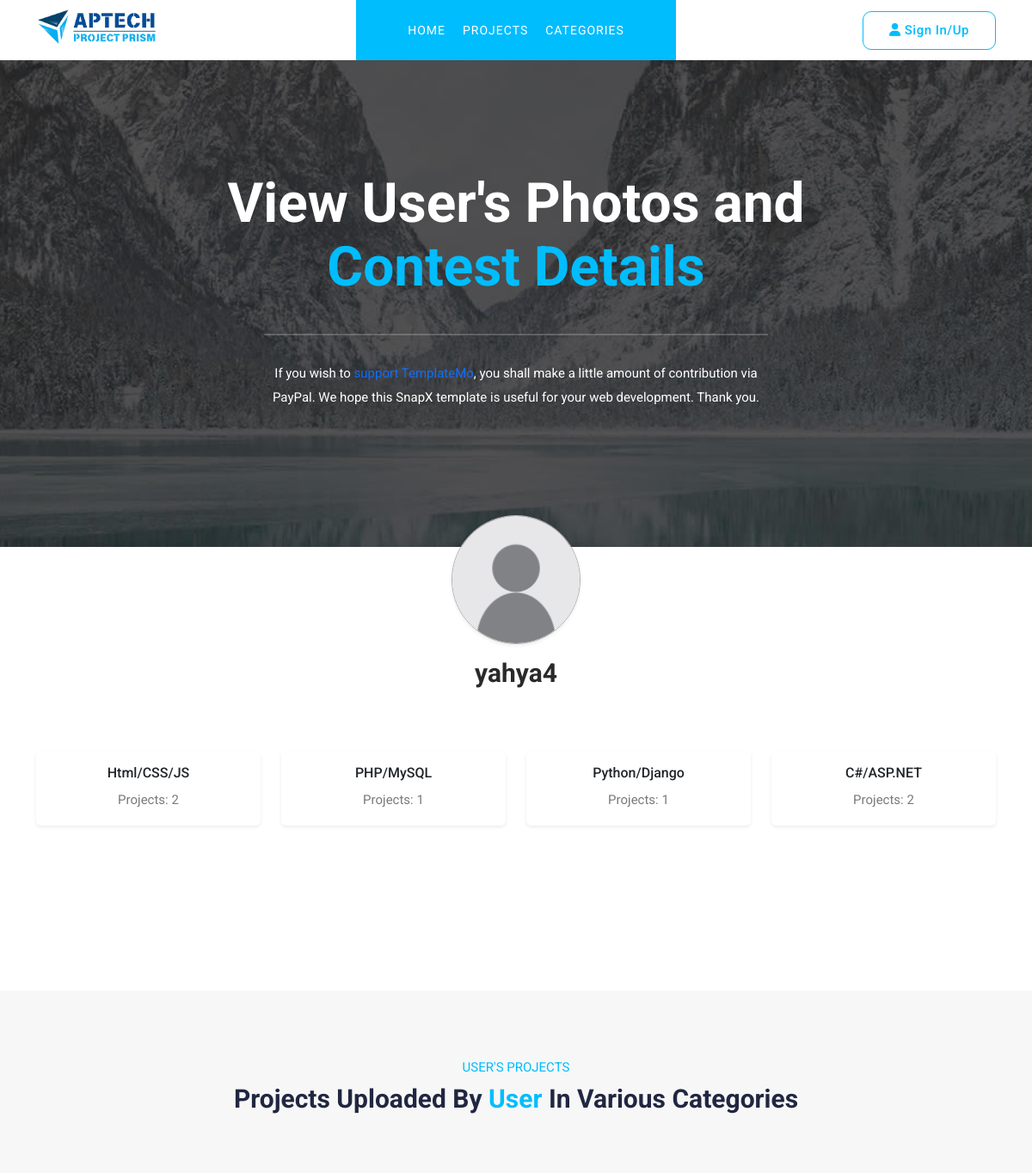
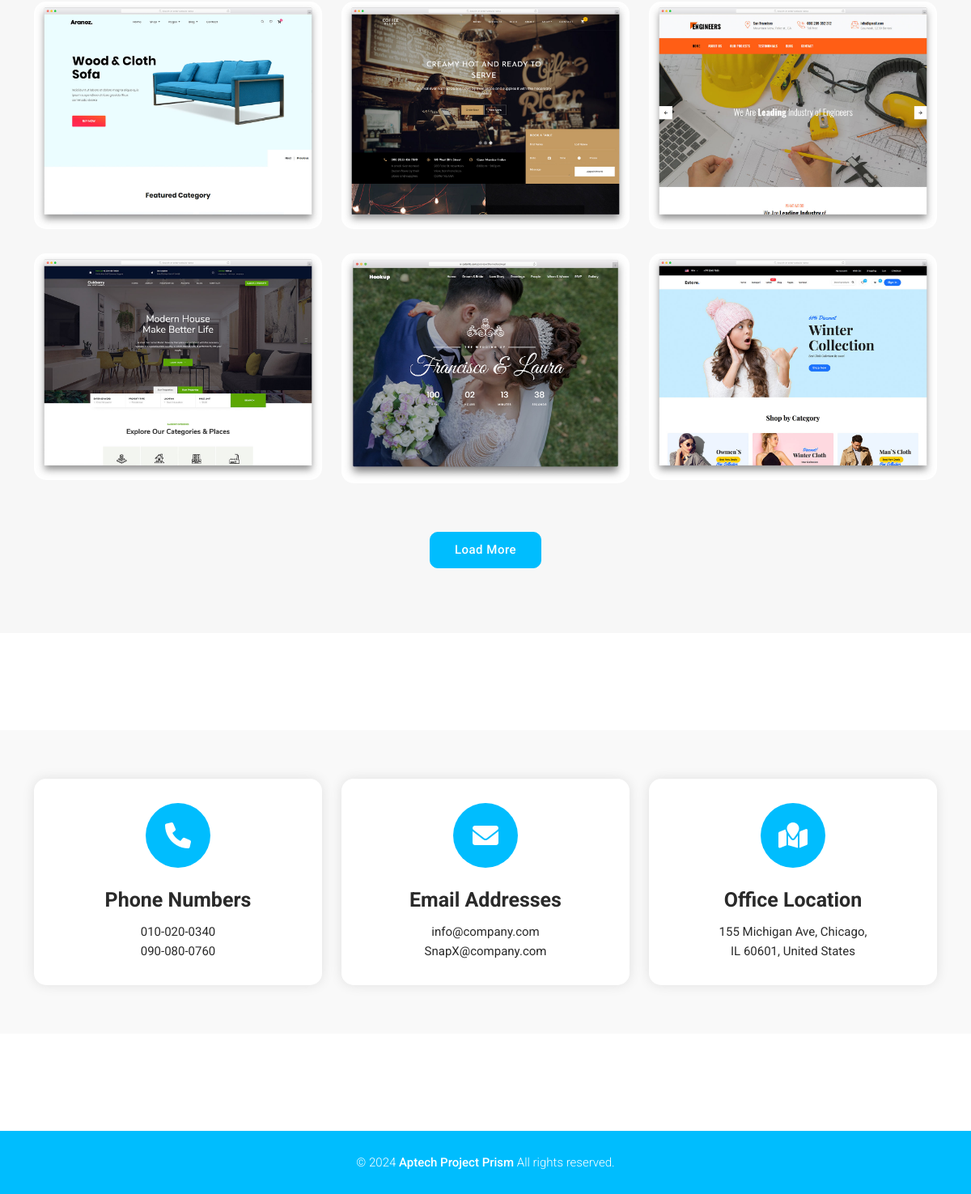
Page /users.php?u-id=10 on the committed database (2 pictures, top to bottom).
### tables this page shows
CREATE TABLE `users` (
  `u_id` int(11) NOT NULL,
  `u_name` varchar(255) NOT NULL,
  `u_studentid` varchar(255) NOT NULL,
  `u_number` varchar(255) NOT NULL,
  `u_address` varchar(255) NOT NULL,
  `u_cv` varchar(255) NOT NULL,
  `u_email` varchar(255) NOT NULL,
  `u_password` varchar(255) NOT NULL,
  `u_img` varchar(255) NOT NULL
);

CREATE TABLE `project_category` (
  `c_id` int(11) NOT NULL,
  `c_name` varchar(255) NOT NULL,
  `c_img` varchar(255) NOT NULL,
  `c_desc` varchar(255) NOT NULL,
  `user_id` int(11) NOT NULL,
  `status` tinyint(4) NOT NULL DEFAULT 1
);

CREATE TABLE `project` (
  `project_id` int(11) NOT NULL,
  `project_name` varchar(255) NOT NULL,
  `project_faculty` varchar(255) NOT NULL,
  `project_batchcode` varchar(255) NOT NULL,
  `project_semester` varchar(255) NOT NULL,
  `project_url` text NOT NULL,
  `project_img` varchar(255) NOT NULL,
  `project_desc` text NOT NULL,
  `status` tinyint(4) NOT NULL DEFAULT 1,
  `user_id` int(11) NOT NULL,
  `category` int(11) NOT NULL
);

### users.php (the view, shortened to what this page needs)
<?php
include("includes/header.php");
include("includes/navbar.php");
include("includes/form.php");
include("config.php");
?>
<div class="page-heading">
  <div class="container">
    <div class="row">
      <div class="col-lg-8 offset-lg-2 header-text">
        <h2>View User's Photos and <em>Contest Details</em></h2>
        <p>If you wish to <a rel="nofollow" href="https://templatemo.com/contact" target="_blank">support
            TemplateMo</a>, you shall make a little amount of contribution via PayPal. We hope this SnapX template is
          useful for your web development. Thank you.</p>
      </div>
    </div>
  </div>
</div>
<div class="user-info py-5">
  <?php
  if (isset($_GET['u-id'])) {
    $u_id = $_GET['u-id'];
    $fetch_project = "SELECT * FROM `users` where `u_id` = '$u_id'";
    $fetch_result = mysqli_query($connection, $fetch_project);
    if (mysqli_num_rows($fetch_result) > 0) {
      while ($row = mysqli_fetch_assoc($fetch_result)) {
        ?>
        <div class="container">
          <div class="row justify-content-center text-center">
            <div class="col-lg-12">
              <div class="avatar mb-4">
                <label for="upload-image" class="cursor-pointer">
                  <?php
                  if (isset($_SESSION['user_image']) && !empty($_SESSION['user_image'])) {
                    $userImage = './User-Dashboard/assets/images/user_img/' . $_SESSION['user_image'];
                  } else {
                    $userImage = './User-Dashboard/assets/images/user_img/default-avatar.png';
                  }
                  ?>
                  <img id="profile-image" src="<?php echo $userImage; ?>" alt="avatar" class="rounded-circle img-fluid shadow-sm" style="width: 150px;">
                </label>
                <h4 class="mt-3"><?php echo $row['u_name']; ?></h4>
              </div>
            </div>
          </div>
          <div class="row justify-content-center mt-5">
            <?php
            $user_id = $row['u_id'];
            $fetch_category = "
      SELECT pc.c_id, pc.c_name, COUNT(p.project_id) AS project_count
      FROM project_category pc
      LEFT JOIN project p ON pc.c_id = p.category
      WHERE p.user_id = '$user_id'
      GROUP BY pc.c_id, pc.c_name
      HAVING project_count > 0
      ";
            $fetch_result = mysqli_query($connection, $fetch_category);
            if (mysqli_num_rows($fetch_result) > 0) {
              while ($row = mysqli_fetch_assoc($fetch_result)) {
                ?>
                <div class="col-lg-3 col-md-4 col-sm-6 mb-4">
                  <div class="card shadow-sm border-0 animate-card hover-effect">
                    <div class="card-body text-center">
                      <h6 class="card-title"><?php echo htmlspecialchars($row["c_name"]); ?></h6>
                      <p class="card-text">Projects: <?php echo ($row["project_count"]); ?></p>
                    </div>
                  </div>
                </div>
                <?php
              }
            }
            ?>
          </div>
        </div>
        <?php
      }
    }
  }
  ?>
</div>
<section class="portfolio">
  <div class="container">
    <div class="row" id="portfolio-container">
      <div class="col-lg-12">
        <div class="section-heading text-center">
          <h6>User's Projects</h6>
          <h4>Projects Uploaded by <em>User</em> in Various Categories</h4>
        </div>
      </div>
      <?php
      if (isset($_GET['u-id'])) {
        $u_id = $_GET['u-id'];
        $fetch_project = "
          SELECT p.*, c.c_name
          FROM `project` p
          INNER JOIN `users` u ON p.user_id = u.u_id
          INNER JOIN `project_category` c ON p.category = c.c_id
          WHERE u.u_id = '$u_id'
          ORDER BY c.c_name, p.project_name
          LIMIT 6
        ";
        $fetch_result = mysqli_query($connection, $fetch_project);
        if (mysqli_num_rows($fetch_result) > 0) {
          while ($row = mysqli_fetch_assoc($fetch_result)) {
            ?>
            <div class="col-lg-4">
              <div class="thumb">
                <img src="<?php echo './User-Dashboard/assets/images/project_img/' . $row["project_img"]; ?>"
                  alt="project img">
              </div>
            </div>
            <?php
          }
        } else {
          echo '<div class="col-lg-12"><p>No more projects to load.</p></div>';
        }
      }
      ?>
    </div>
    <div class="col-lg-12">
      <div class="main-button">
        <a href="#">Load More </a>
      </div>
    </div>
  </div>
</section>
<section class="contact-us">
  <div class="container">
    <div class="row">
      <div class="col-lg-4">
        <div class="info-item animate__animated animate__fadeInUp">
          <i class="fa fa-phone"></i>
          <h4>Phone Numbers</h4>
          <span><a href="#">010-020-0340</a><br><a href="#">090-080-0760</a></span>
        </div>
      </div>
      <div class="col-lg-4">
        <div class="info-item animate__animated animate__fadeInUp">
          <i class="fa fa-envelope"></i>
          <h4>Email Addresses</h4>
          <span><a href="#">info@company.com</a><br><a href="#">SnapX@company.com</a></span>
        </div>
      </div>
      <div class="col-lg-4">
        <div class="info-item animate__animated animate__fadeInUp">
          <i class="fa fa-map-marked"></i>
          <h4>Office Location</h4>
          <span><a href="#">155 Michigan Ave, Chicago,<br>IL 60601, United States</a></span>
        </div>
      </div>
    </div>
  </div>
  <link rel="stylesheet" href="https://cdnjs.cloudflare.com/ajax/libs/animate.css/4.1.1/animate.min.css">
</section>
<?php
include("includes/footer.php");
?>

### assets/css/templatemo-snapx-photography.css (style rules this page uses)
html, body, div, span, applet, object, iframe, h1, h2, h3, h4, h5, h6, p, blockquote, div pre, a, abbr, acronym, address, big, cite, code, del, dfn, em, font, img, ins, kbd, q, s, samp, small, strike, strong, sub, sup, tt, var, b, u, i, center, dl, dt, dd, ol, ul, li, figure, header, nav, section, article, aside, footer, figcaption { margin: 0; padding: 0; border: 0; outline: 0; }
header, nav, section, article, aside, footer, hgroup { display: block; }
* { box-sizing: border-box; }
html, body { font-family: 'Roboto', sans-serif; font-weight: 400; background-color: #fff; font-size: 16px; -ms-text-size-adjust: 100%; -webkit-font-smoothing: antialiased; -moz-osx-font-smoothing: grayscale; }
a { text-decoration: none !important; }
h1, h2, h3, h4, h5, h6 { margin-top: 0px; margin-bottom: 0px; color: #2a2a2a; }
p { font-size: 15px; line-height: 28px; color: #7a7a7a; }
img { width: 100%; overflow: hidden; }
html, body { background: #fff; font-family: 'Roboto', sans-serif; }
.main-button a { font-size: 15px; color: #fff; background-color: #00bdfe; border: 1px solid #00bdfe; padding: 10px 30px; display: inline-block; border-radius: 10px; font-weight: 500; text-transform: capitalize; letter-spacing: 0.5px; transition: all .3s; }
section { margin-top: 120px; }
.section-heading { position: relative; z-index: 2; margin-top: 0px; margin-bottom: 70px; }
.section-heading h6 { font-size: 15px; text-transform: uppercase; color: #00bdfe; font-weight: 400; }
.section-heading h4 { margin-top: 10px; line-height: 36px; font-size: 30px; font-weight: 700; text-transform: capitalize; color: #212741; }
.section-heading h4 em { color: #00bdfe; font-style: normal; }
.page-heading { background-image: url(../images/heading-bg.jpg); background-repeat: no-repeat; background-position: center center; background-size: cover; padding-top: 200px; padding-bottom: 130px; text-align: center; background-color: #2a2a2a; }
.page-heading h2 { color: #fff; font-size: 64px; font-weight: 700; line-height: 74px; }
.page-heading h2 em { font-style: normal; color: #00bdfe; }
.page-heading p { color: #fff; padding: 30px 0px; margin: 40px 75px 0px 75px; border-top: 2px solid rgba(250,250,250,0.2); }
.user-info { text-align: center; margin-top: -85px; }
.user-info h4 { font-size: 30px; font-weight: 700; margin-top: 30px; }
.user-info .avatar img { max-width: 170px; border-radius: 50%; border: 1px solid #afafaf; }
section.portfolio { padding: 80px 0px; background-color: #f7f7f7; }
section.portfolio .thumb { position: relative; overflow: hidden; border-radius: 15px; margin-bottom: 30px; }
section.portfolio .main-button { text-align: center; margin-top: 30px; }
section.contact-us .info-item { text-align: center; padding: 30px; border-radius: 15px; background-color: #fff; box-shadow: 0px 0px 15px rgba(0, 0, 0, 0.1); position: relative; z-index: 2; transition: all .5s; }
section.contact-us .info-item i { font-size: 32px; background-color: #00bdfe; color: #fff; width: 80px; height: 80px; display: inline-block; text-align: center; line-height: 80px; border-radius: 50%; margin-bottom: 25px; }
section.contact-us .info-item h4 { font-size: 25px; color: #2a2a2a; font-weight: 700; margin-bottom: 12px; }
section.contact-us .info-item a { font-size: 15px; font-weight: 400; color: #2a2a2a; transition: all 0.3s; }
body { overflow-x: hidden; }

### users.php (style rules this page uses)
.animate-card { transform: translateY(20px); opacity: 0; transition: transform 0.4s ease-in-out, opacity 0.4s ease-in-out; }
.animate-card { animation: fadeInUp 1s ease forwards; }
.hover-effect { transition: transform 0.3s ease, box-shadow 0.3s ease; }
.portfolio { animation: fadeIn 1s ease-in-out; }
.portfolio .thumb { position: relative; overflow: hidden; transition: transform 0.3s ease-in-out; }
.portfolio .thumb img { width: 100%; height: auto; transition: opacity 0.3s ease-in-out; }
.contact-us { padding: 60px 0; background-color: #f9f9f9; }
.info-item { background-color: #fff; padding: 20px; border-radius: 10px; box-shadow: 0 4px 8px rgba(0, 0, 0, 0.1); text-align: center; opacity: 0; animation: fadeInUp 0.8s forwards; animation-delay: 1.2s; }
.info-item i { font-size: 36px; color: #007bff; margin-bottom: 10px; }
.info-item h4 { margin-bottom: 10px; font-size: 18px; color: #333; }
.info-item span a { color: #007bff; text-decoration: none; }

### rows in the picture
users: u_name "yahya4"
project_category: c_name "Html/CSS/JS", project_count "2"
project_category: c_name "PHP/MySQL", project_count "1"
project_category: c_name "Python/Django", project_count "1"
project_category: c_name "C#/ASP.NET", project_count "2"
project: project_img (picture)
project: project_img (picture)
project: project_img (picture)
project: project_img (picture)
project: project_img (picture)
project: project_img (picture)
